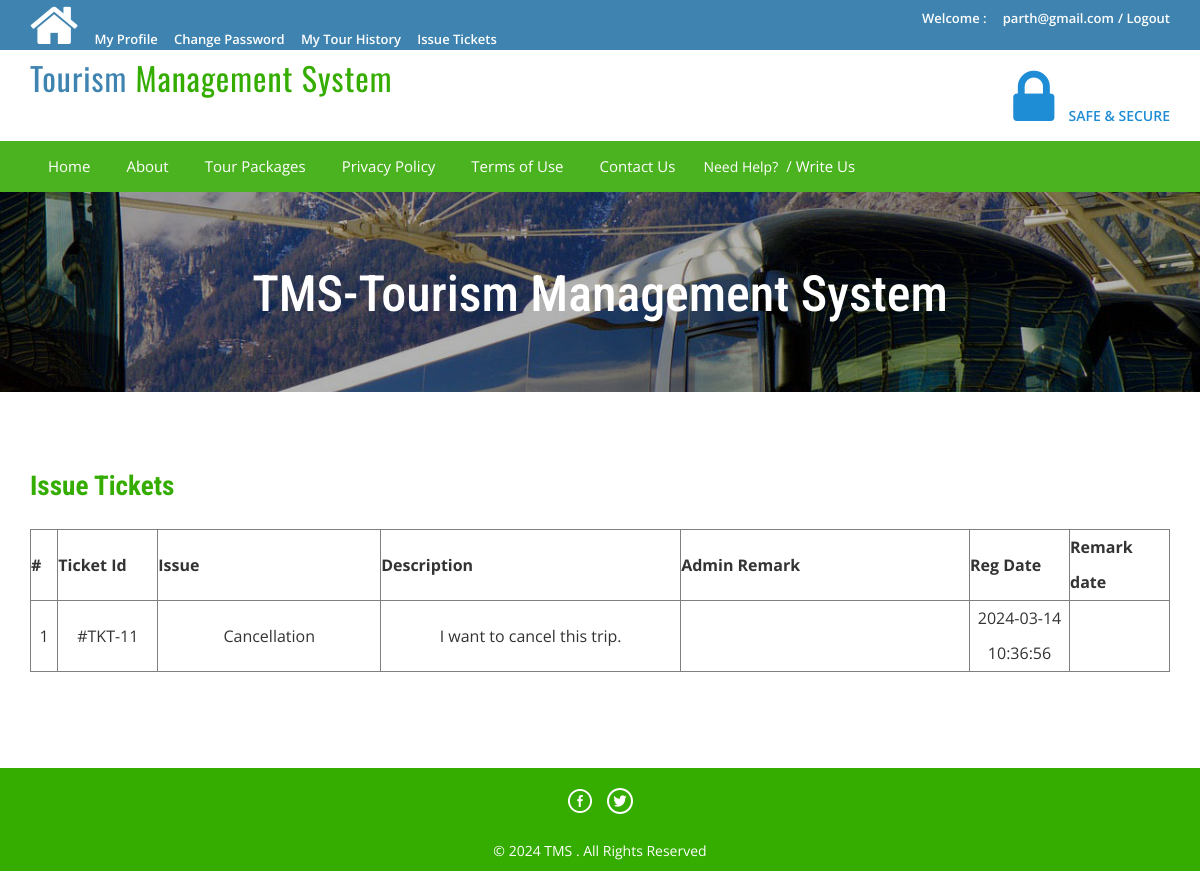
/tms/issuetickets.php (signed in), run on the app's committed database.
### tables this page shows
CREATE TABLE `tblissues` (
  `id` int(11) NOT NULL,
  `UserEmail` varchar(100) DEFAULT NULL,
  `Issue` varchar(100) DEFAULT NULL,
  `Description` mediumtext DEFAULT NULL,
  `PostingDate` timestamp NULL DEFAULT current_timestamp(),
  `AdminRemark` mediumtext DEFAULT NULL,
  `AdminremarkDate` timestamp NULL DEFAULT NULL ON UPDATE current_timestamp()
);

### tms/issuetickets.php (the view, shortened to what this page needs)
<?php
include('includes/config.php');
if(strlen($_SESSION['login'])==0)
	{
header('location:index.php');
}
else{
?>
<!DOCTYPE HTML>
<html>
<head>
<link href="css/bootstrap.css" rel='stylesheet' type='text/css' />
<link href="css/style.css" rel='stylesheet' type='text/css' />
<link href="css/font-awesome.css" rel="stylesheet">
<link href="css/animate.css" rel="stylesheet" type="text/css" media="all">
</head>
<body>
<div class="top-header">
<?php include('includes/header.php');?>
<div class="banner-1 ">
	<div class="container">
		<h1 class="wow zoomIn animated animated" data-wow-delay=".5s" style="visibility: visible; animation-delay: 0.5s; animation-name: zoomIn;">TMS-Tourism Management System</h1>
	</div>
</div>
<div class="privacy">
	<div class="container">
		<h3 class="wow fadeInDown animated animated" data-wow-delay=".5s" style="visibility: visible; animation-delay: 0.5s; animation-name: fadeInDown;">Issue Tickets</h3>
		<form name="chngpwd" method="post" onSubmit="return valid();">
	<p>
	<table border="1" width="100%">
<tr align="center">
<th>#</th>
<th>Ticket Id</th>
<th>Issue</th>
<th>Description</th>
<th>Admin Remark</th>
<th>Reg Date</th>
<th>Remark date</th>
</tr>
<?php
$uemail=$_SESSION['login'];;
$sql = "SELECT * from tblissues where UserEmail=:uemail";
$query = $dbh->prepare($sql);
$query -> bindParam(':uemail', $uemail, PDO::PARAM_STR);
$query->execute();
$results=$query->fetchAll(PDO::FETCH_OBJ);
$cnt=1;
if($query->rowCount() > 0)
{
foreach($results as $result)
{	?>
<tr align="center">
<td ><?php echo htmlentities($cnt);?></td>
<td width="100">#TKT-<?php echo htmlentities($result->id);?></td>
<td><?php echo htmlentities($result->Issue);?></td>
<td width="300"><?php echo htmlentities($result->Description);?></td>
<td><?php echo htmlentities($result->AdminRemark);?></td>
<td width="100"><?php echo htmlentities($result->PostingDate);?></td>
<td width="100"><?php echo htmlentities($result->AdminremarkDate);?></td>
</tr>
<?php $cnt=$cnt+1; }} ?>
	</table>
			</p>
			</form>
	</div>
</div>
<?php include('includes/footer.php');?>
</body>
</html>
<?php } ?>

### tms/css/style.css (style rules this page uses)
html, body { font-size: 100%; background: #fff; font-family: 'Open Sans', sans-serif; }
h1,h2,h3,h4,h5,h6 { margin:0; font-family: 'Roboto Condensed', sans-serif; }
p { margin:0; }
.top-header { background-color: #3F84B1; border-bottom: 0 none; height: 50px; line-height: 35px; }
.banner-1 { background: url(../images/3.jpg)no-repeat; background-size: cover; -webkit-background-size: cover; -o-background-size: cover; -ms-background-size: cover; -moz-background-size: cover; min-height:200px; }
.banner-1 h1 { font-size: 50px; margin-bottom: 40px; padding: 1.5em 0 0; text-align: center; color: #ffffff; }
.privacy h3 { color: #34AD00; font-size: 1.7em; font-weight: 700; margin-bottom: 1em; }
.privacy { padding: 5em 0; }
.privacy p { font-size: 1em; line-height: 1.8em; color: #999; margin: 1em 0; }

### data on the page
tblissues: id "11", Issue "Cancellation", Description "I want to cancel this trip.", PostingDate "2024-03-14 10:36:56"

### other printed values
$_SESSION['login'] "parth@gmail.com"
